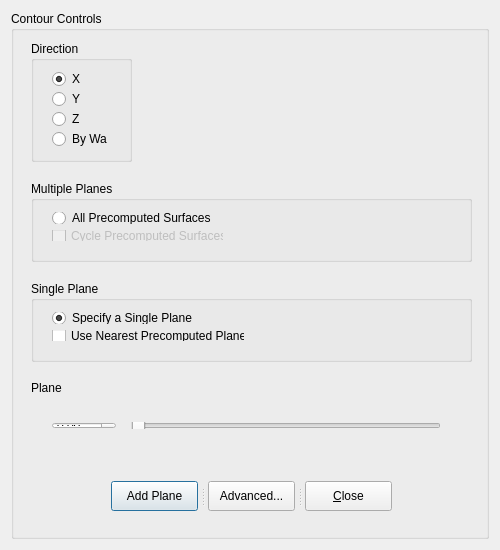
<?xml version="1.0" encoding="UTF-8"?>
<ui version="4.0">
 <class>contoursDialog</class>
 <widget class="QDialog" name="contoursDialog">
  <property name="enabled">
   <bool>true</bool>
  </property>
  <property name="geometry">
   <rect>
    <x>0</x>
    <y>0</y>
    <width>500</width>
    <height>550</height>
   </rect>
  </property>
  <property name="sizePolicy">
   <sizepolicy hsizetype="Preferred" vsizetype="Preferred">
    <horstretch>0</horstretch>
    <verstretch>0</verstretch>
   </sizepolicy>
  </property>
  <property name="minimumSize">
   <size>
    <width>500</width>
    <height>550</height>
   </size>
  </property>
  <property name="maximumSize">
   <size>
    <width>500</width>
    <height>550</height>
   </size>
  </property>
  <property name="windowTitle">
   <string>Contours</string>
  </property>
  <layout class="QVBoxLayout" name="verticalLayout_5">
   <item>
    <layout class="QVBoxLayout" name="verticalLayout">
     <item>
      <widget class="QGroupBox" name="groupBox">
       <property name="title">
        <string>Contour Controls</string>
       </property>
       <widget class="QGroupBox" name="groupBox_2">
        <property name="geometry">
         <rect>
          <x>20</x>
          <y>30</y>
          <width>101</width>
          <height>121</height>
         </rect>
        </property>
        <property name="title">
         <string>Direction</string>
        </property>
        <widget class="QWidget" name="layoutWidget">
         <property name="geometry">
          <rect>
           <x>10</x>
           <y>20</y>
           <width>77</width>
           <height>96</height>
          </rect>
         </property>
         <layout class="QVBoxLayout" name="verticalLayout_2">
          <item>
           <widget class="QRadioButton" name="directionX">
            <property name="text">
             <string>X</string>
            </property>
            <property name="checked">
             <bool>true</bool>
            </property>
           </widget>
          </item>
          <item>
           <widget class="QRadioButton" name="directionY">
            <property name="text">
             <string>Y</string>
            </property>
           </widget>
          </item>
          <item>
           <widget class="QRadioButton" name="directionZ">
            <property name="text">
             <string>Z</string>
            </property>
           </widget>
          </item>
          <item>
           <widget class="QRadioButton" name="directionByWand">
            <property name="text">
             <string>By Wand</string>
            </property>
           </widget>
          </item>
         </layout>
        </widget>
       </widget>
       <widget class="QGroupBox" name="groupBox_3">
        <property name="geometry">
         <rect>
          <x>20</x>
          <y>170</y>
          <width>441</width>
          <height>81</height>
         </rect>
        </property>
        <property name="title">
         <string>Multiple Planes</string>
        </property>
        <widget class="QWidget" name="layoutWidget">
         <property name="geometry">
          <rect>
           <x>10</x>
           <y>20</y>
           <width>194</width>
           <height>51</height>
          </rect>
         </property>
         <layout class="QVBoxLayout" name="verticalLayout_3">
          <item>
           <widget class="QRadioButton" name="multiplePlanesAllPrecomputedSurfaces">
            <property name="text">
             <string>All Precomputed Surfaces</string>
            </property>
            <property name="checked">
             <bool>false</bool>
            </property>
           </widget>
          </item>
          <item>
           <widget class="QCheckBox" name="multiplePlanesCyclePrecomputedSurfaces">
            <property name="enabled">
             <bool>false</bool>
            </property>
            <property name="text">
             <string>Cycle Precomputed Surfaces</string>
            </property>
           </widget>
          </item>
         </layout>
        </widget>
       </widget>
       <widget class="QGroupBox" name="groupBox_4">
        <property name="geometry">
         <rect>
          <x>20</x>
          <y>270</y>
          <width>441</width>
          <height>81</height>
         </rect>
        </property>
        <property name="title">
         <string>Single Plane</string>
        </property>
        <widget class="QWidget" name="layoutWidget">
         <property name="geometry">
          <rect>
           <x>10</x>
           <y>20</y>
           <width>215</width>
           <height>51</height>
          </rect>
         </property>
         <layout class="QVBoxLayout" name="verticalLayout_4">
          <item>
           <widget class="QRadioButton" name="singPlaneSpecifySinglePlane">
            <property name="text">
             <string>Specify a Single Plane</string>
            </property>
            <property name="checked">
             <bool>true</bool>
            </property>
           </widget>
          </item>
          <item>
           <widget class="QCheckBox" name="singlePlaneUseNearestPrecomputedPlane">
            <property name="text">
             <string>Use Nearest Precomputed Plane</string>
            </property>
           </widget>
          </item>
         </layout>
        </widget>
       </widget>
       <widget class="QLabel" name="label">
        <property name="geometry">
         <rect>
          <x>20</x>
          <y>370</y>
          <width>46</width>
          <height>13</height>
         </rect>
        </property>
        <property name="text">
         <string>Plane</string>
        </property>
       </widget>
       <widget class="QWidget" name="layoutWidget">
        <property name="geometry">
         <rect>
          <x>30</x>
          <y>400</y>
          <width>411</width>
          <height>29</height>
         </rect>
        </property>
        <layout class="QHBoxLayout" name="horizontalLayout">
         <property name="spacing">
          <number>15</number>
         </property>
         <item>
          <widget class="QDoubleSpinBox" name="planeLocation">
           <property name="maximum">
            <double>100.000000000000000</double>
           </property>
           <property name="singleStep">
            <double>0.100000000000000</double>
           </property>
          </widget>
         </item>
         <item>
          <widget class="QSlider" name="horizontalSlider">
           <property name="maximum">
            <number>100</number>
           </property>
           <property name="orientation">
            <enum>Qt::Horizontal</enum>
           </property>
           <property name="invertedAppearance">
            <bool>false</bool>
           </property>
           <property name="invertedControls">
            <bool>false</bool>
           </property>
           <property name="tickPosition">
            <enum>QSlider::NoTicks</enum>
           </property>
          </widget>
         </item>
        </layout>
       </widget>
       <widget class="QSplitter" name="splitter">
        <property name="geometry">
         <rect>
          <x>100</x>
          <y>470</y>
          <width>281</width>
          <height>30</height>
         </rect>
        </property>
        <property name="orientation">
         <enum>Qt::Horizontal</enum>
        </property>
        <property name="handleWidth">
         <number>10</number>
        </property>
        <widget class="QPushButton" name="addPlaneButton">
         <property name="text">
          <string>Add Plane</string>
         </property>
        </widget>
        <widget class="QPushButton" name="advancedButton">
         <property name="sizePolicy">
          <sizepolicy hsizetype="Minimum" vsizetype="Fixed">
           <horstretch>0</horstretch>
           <verstretch>0</verstretch>
          </sizepolicy>
         </property>
         <property name="text">
          <string>Advanced...</string>
         </property>
        </widget>
        <widget class="QPushButton" name="closeButton">
         <property name="text">
          <string>&amp;Close</string>
         </property>
         <property name="default">
          <bool>false</bool>
         </property>
        </widget>
       </widget>
      </widget>
     </item>
    </layout>
   </item>
  </layout>
 </widget>
 <layoutdefault spacing="6" margin="11"/>
 <resources/>
 <connections>
  <connection>
   <sender>multiplePlanesAllPrecomputedSurfaces</sender>
   <signal>toggled(bool)</signal>
   <receiver>multiplePlanesCyclePrecomputedSurfaces</receiver>
   <slot>setEnabled(bool)</slot>
   <hints>
    <hint type="sourcelabel">
     <x>51</x>
     <y>215</y>
    </hint>
    <hint type="destinationlabel">
     <x>52</x>
     <y>234</y>
    </hint>
   </hints>
  </connection>
  <connection>
   <sender>singPlaneSpecifySinglePlane</sender>
   <signal>toggled(bool)</signal>
   <receiver>singlePlaneUseNearestPrecomputedPlane</receiver>
   <slot>setEnabled(bool)</slot>
   <hints>
    <hint type="sourcelabel">
     <x>94</x>
     <y>313</y>
    </hint>
    <hint type="destinationlabel">
     <x>98</x>
     <y>334</y>
    </hint>
   </hints>
  </connection>
  <connection>
   <sender>closeButton</sender>
   <signal>clicked()</signal>
   <receiver>contoursDialog</receiver>
   <slot>close()</slot>
   <hints>
    <hint type="sourcelabel">
     <x>339</x>
     <y>490</y>
    </hint>
    <hint type="destinationlabel">
     <x>494</x>
     <y>468</y>
    </hint>
   </hints>
  </connection>
 </connections>
</ui>
